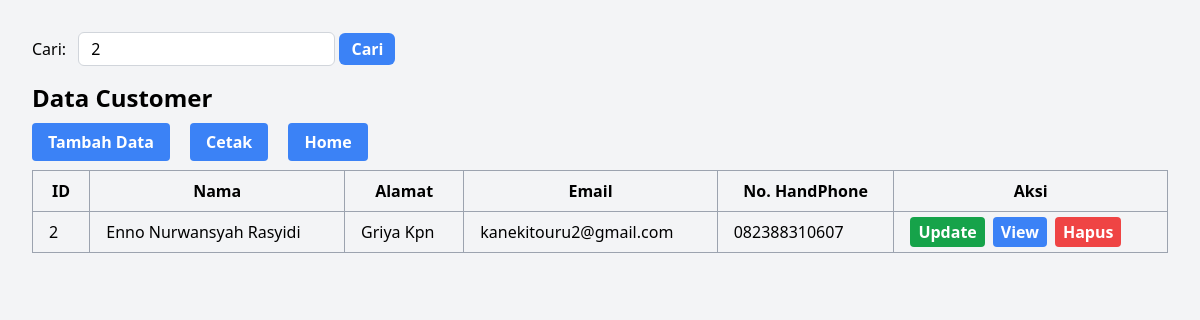
/rentalmobil/public/dashboard/data/dashboardcustomer.php?cari=2, run on the app's committed database.
### tables this page shows
CREATE TABLE `customer` (
  `idcustomer` int(11) NOT NULL,
  `nama` varchar(255) DEFAULT NULL,
  `alamat` text DEFAULT NULL,
  `email` varchar(100) DEFAULT NULL,
  `no_hp` varchar(20) DEFAULT NULL
);

### rentalmobil/public/dashboard/data/dashboardcustomer.php (the view, shortened to what this page needs)
<?php
include_once("../../../config/koneksi.php");
?>
<!DOCTYPE html>
<html lang="en">
<head>
    <link href="https://cdn.jsdelivr.net/npm/tailwindcss@2.2.19/dist/tailwind.min.css" rel="stylesheet">
    <link rel="stylesheet" href="../../src/output.css">
</head>
<body class="bg-gray-100 p-8">
<form action="dashboard.php" method="get" class="mb-4">
    <label class="mr-2">Cari:</label>
    <input type="text" name="cari" value="<?php echo isset($_GET['cari']) ? $_GET['cari'] : ''; ?>" class="border border-gray-300 px-3 py-1 rounded-md">
    <button type="submit" class="bg-blue-500 hover:bg-blue-600 text-white font-bold py-1 px-3 rounded-md">Cari</button>
</form>
<?php
if (isset($_GET['cari'])) {
    $cari = $_GET['cari'];
}
?>
<h1 class="text-2xl font-bold mb-4">Data Customer</h1>
<div class="mb-4">
    <a href="../../customer/view/tambah.php" class="bg-blue-500 hover:bg-blue-600 text-white font-bold py-2 px-4 rounded mr-4">Tambah Data</a>
    <a href="../../customer/view/cetak.php" target="_blank" class="bg-blue-500 hover:bg-blue-600 text-white font-bold py-2 px-4 rounded mr-4">Cetak</a>
    <a href="../dashboard.php" class="bg-blue-500 hover:bg-blue-600 text-white font-bold py-2 px-4 rounded">Home</a>
</div>
<table class="border-collapse border border-gray-400 w-full">
    <thead>
        <tr>
            <th class="border border-gray-400 px-4 py-2">ID</th>
            <th class="border border-gray-400 px-4 py-2">Nama</th>
            <th class="border border-gray-400 px-4 py-2">Alamat</th>
            <th class="border border-gray-400 px-4 py-2">Email</th>
            <th class="border border-gray-400 px-4 py-2">No. HandPhone</th>
            <th class="border border-gray-400 px-4 py-2">Aksi</th>
        </tr>
    </thead>
    <tbody>
        <?php
        if (isset($_GET['cari'])) {
            $query = "SELECT * FROM customer WHERE idcustomer LIKE '%$cari%' OR nama LIKE '%$cari%' OR email LIKE '%$cari%'";
        } else {
            $query = "SELECT * FROM customer ORDER BY idcustomer ASC";
        }
        $ambildata = mysqli_query($kon, $query);
        if ($ambildata) {
            while ($userAmbilData = mysqli_fetch_array($ambildata)) {
                echo "<tr>";
                echo "<td class='border border-gray-400 px-4 py-2'>" . $userAmbilData['idcustomer'] . "</td>";
                echo "<td class='border border-gray-400 px-4 py-2'>" . $userAmbilData['nama'] . "</td>";
                echo "<td class='border border-gray-400 px-4 py-2'>" . $userAmbilData['alamat'] . "</td>";
                echo "<td class='border border-gray-400 px-4 py-2'>" . $userAmbilData['email'] . "</td>";
                echo "<td class='border border-gray-400 px-4 py-2'>" . $userAmbilData['no_hp'] . "</td>";
                echo "<td class='border border-gray-400 px-4 py-2'>";
                echo "<a href='../../customer/view/update.php?idcustomer=" . $userAmbilData['idcustomer'] . "' class='bg-green-600 hover:bg-green-700 text-white font-bold py-1 px-2 rounded'>Update</a>";
                echo "<a href='../../customer/view/view.php?idcustomer=" . $userAmbilData['idcustomer'] . "' class='bg-blue-500 hover:bg-blue-600 text-white font-bold py-1 px-2 rounded ml-2'>View</a>";
                echo "<a href='../../customer/Controller/customerhapus.php?idcustomer=" . $userAmbilData['idcustomer'] . "' class='bg-red-500 hover:bg-red-600 text-white font-bold py-1 px-2 rounded ml-2'>Hapus</a>";
                echo "</td>";
                echo "</tr>";
            }
        } else {
            echo "<tr><td class='border border-gray-400 px-4 py-2' colspan='6'>Data tidak ditemukan.</td></tr>";
        }
        ?>
    </tbody>
</table>
</body>
</html>

### data on the page
customer: idcustomer "2", nama "Enno Nurwansyah Rasyidi", alamat "Griya Kpn", email "kanekitouru2@gmail.com", no_hp "082388310607"
